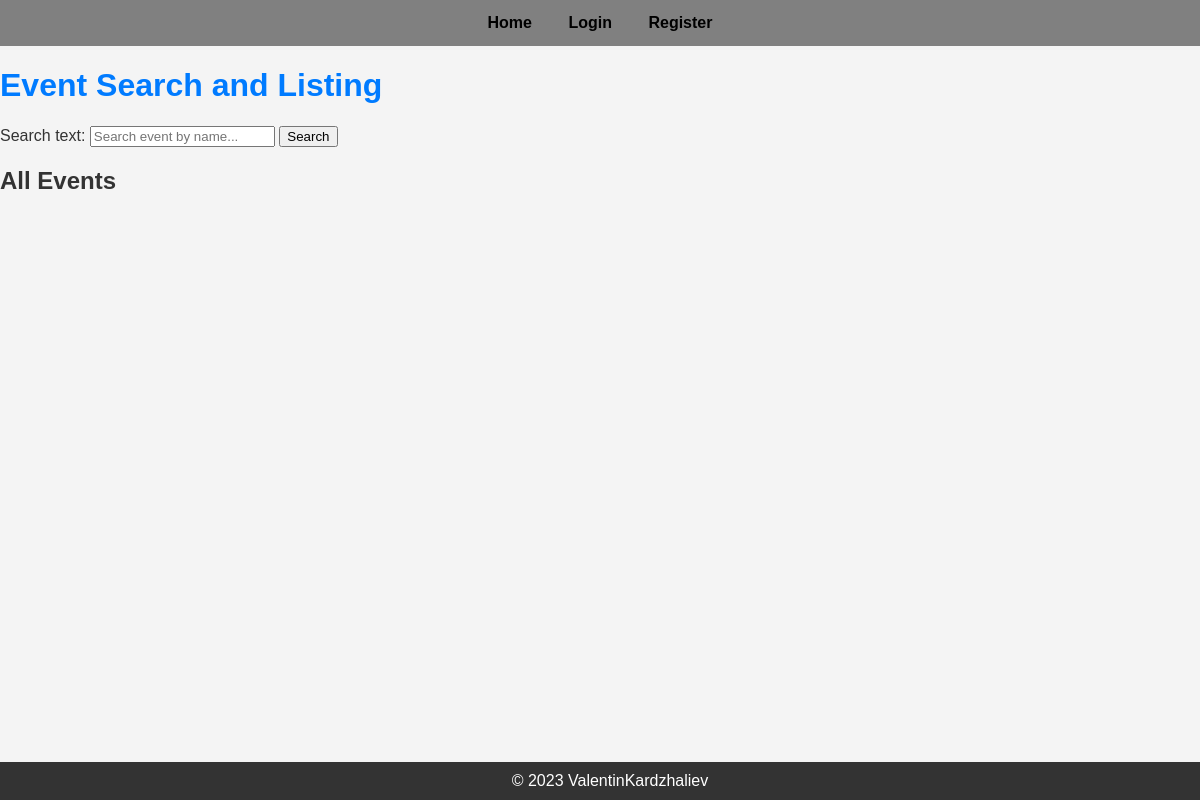
The app's page /, older data.
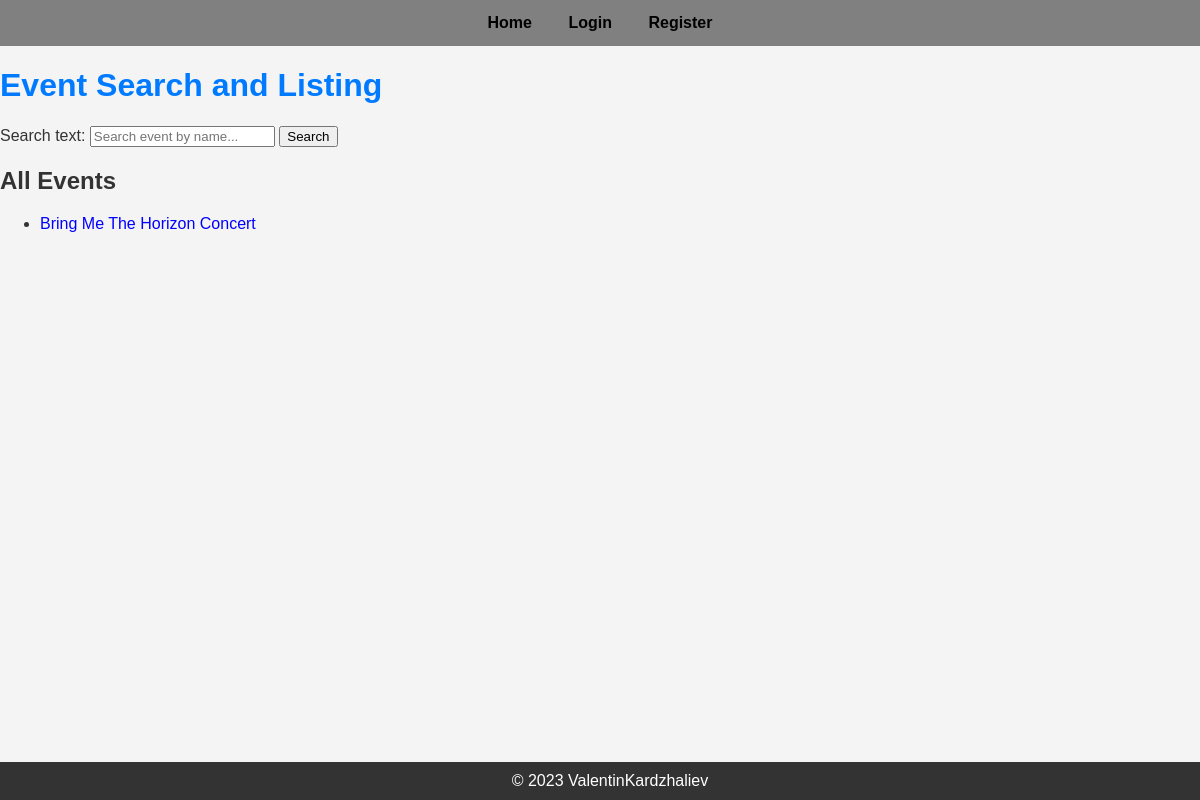
The same page, newer data.
### event_ticketing_system/events/models.py (models this page shows, shortened)
class Event(models.Model):
    MUSIC = 'Music'
    NIGHTLIFE = 'Nightlife'
    PERFORMING_VISUAL_ARTS = 'Performing & Visual Arts'
    HOLIDAYS = 'Holidays'
    HEALTH = 'Health'
    HOBBIES = 'Hobbies'
    BUSINESS = 'Business'
    FOOD_DRINK = 'Food & Drink'
    CATEGORY_CHOICES = [
        (MUSIC, 'Music'),
        (NIGHTLIFE, 'Nightlife'),
        (PERFORMING_VISUAL_ARTS, 'Performing & Visual Arts'),
        (HOLIDAYS, 'Holidays'),
        (HEALTH, 'Health'),
        (HOBBIES, 'Hobbies'),
        (BUSINESS, 'Business'),
        (FOOD_DRINK, 'Food & Drink'),
    ]
    title = models.CharField(max_length=255)
    description = models.TextField()
    date_and_time = models.DateTimeField()
    venue = models.CharField(max_length=255)
    category = models.CharField(max_length=50, choices=CATEGORY_CHOICES)
    contact_information = models.CharField(max_length=255)
    organizer = models.CharField(max_length=255)
    image = models.ImageField(upload_to='event_images/', null=True, blank=True)
    creator = models.ForeignKey(UserModel, on_delete=models.CASCADE, related_name='created_events')

### event_ticketing_system/common/views.py (the view)
# urls.py: path('', index, name='index'),
def index(request):
    events = Event.objects.all()
    search_form = SearchForm(request.GET)
    if search_form.is_valid():
        search_query = search_form.cleaned_data.get('search_text')
        if search_query:
            events = events.filter(title__icontains=search_query)
    else:
        search_query = None
    context = {'events': events, 'search_form': search_form, 'search_query': search_query}
    return render(request, 'common/home_page.html', context)

### event_ticketing_system/common/forms.py
class SearchForm(forms.Form):
    search_text = forms.CharField(
        max_length=200,
        required=False,
        widget=forms.TextInput(
            attrs={
                'placeholder': 'Search event by name...',
            },
        )
    )

### templates/common/home_page.html
{% extends 'base/base.html' %}
{% load static %}
{% block stylesheets %}
    <link rel="stylesheet" type="text/css" href="{% static 'css/home.css' %}">
{% endblock %}
{% block content %}
    <h1>Event Search and Listing</h1>
    <form method="get" action="{% url 'index' %}">
        {{ search_form }}
        <button type="submit">Search</button>
    </form>
    {% if search_query %}
        {% if events %}
            <h2>Matching Events</h2>
            <ul>
                {% for event in events %}
                    <li>
                        <a href="{% url 'event details' event.id %}">{{ event.title }}</a>
                    </li>
                {% endfor %}
            </ul>
        {% else %}
            <p>No events with the title "{{ search_query }}" were found.</p>
        {% endif %}
    {% else %}
        <h2>All Events</h2>
        <ul>
            {% for event in events %}
                <li>
                    <a href="{% url 'event details' event.id %}">{{ event.title }}</a>
                </li>
            {% endfor %}
        </ul>
    {% endif %}
{% endblock %}

### templates/base/base.html (shortened to what this page needs)
{% load static %}
<!DOCTYPE html>
<html lang="en">
<head>
    <link rel="stylesheet" type="text/css" href="{% static 'css/base.css' %}">
    {% block stylesheets %}
    {% endblock %}
</head>
<body>
{% include 'base/navbar.html' %}
<main>
    {% block content %}
    {% endblock %}
</main>
{% include 'base/footer.html' %}
</body>
</html>

### templates/base/navbar.html (shortened to what this page needs)
{% load static %}
<head>
    <link rel="stylesheet" type="text/css" href="{% static 'css/navbar.css' %}">
</head>
<div class="navbar">
    <a id="home" href="{% url 'index' %}">Home</a>
    {% if user.is_authenticated %}
        <a id="likes" href="{% url 'liked_events' %}">Likes</a>
        <a id="tickets" href="#">Tickets</a>
        <a id="add-event" href="{% url 'event add' %}">Create an event</a>
        <a id="user-created-events" href="{% url 'user_created_events' %}">Your Events</a>
    {% else %}
        {% if request.path != '/web_auth/login/' and request.path != '/web_auth/register/' %}
            <a id="login" href="{% url 'login user' %}">Login</a>
            <a id="register" href="{% url 'register user' %}">Register</a>
        {% endif %}
    {% endif %}
</div>

### templates/base/footer.html (shortened to what this page needs)
{% load static %}
<head>
    <link rel="stylesheet" type="text/css" href="{% static 'css/footer.css' %}">
</head>
<div class="footer">
    <span class="footer-section">
        © 2023 ValentinKardzhaliev
    </span>
</div>

### static/css/base.css (style rules this page uses)
body { margin: 0; }
a { color: blue; text-decoration: none; }

### static/css/home.css (style rules this page uses)
body { font-family: 'Arial', sans-serif; background-color: #f4f4f4; color: #333; }
h1 { color: #007bff; }

### static/css/navbar.css (style rules this page uses)
.navbar { position: relative; text-align: center; background-color: gray; }
.navbar a { display: inline-block; color: #000; text-align: center; padding: 14px 16px; text-decoration: none; font-weight: bold; }

### static/css/footer.css (style rules this page uses)
.footer { background-color: #333; color: #fff; padding: 10px; text-align: center; position: fixed; width: 100%; bottom: 0; }

Row changes from the older to the newer data that the page shows:
added Event: title "Bring Me The Horizon Concert"
